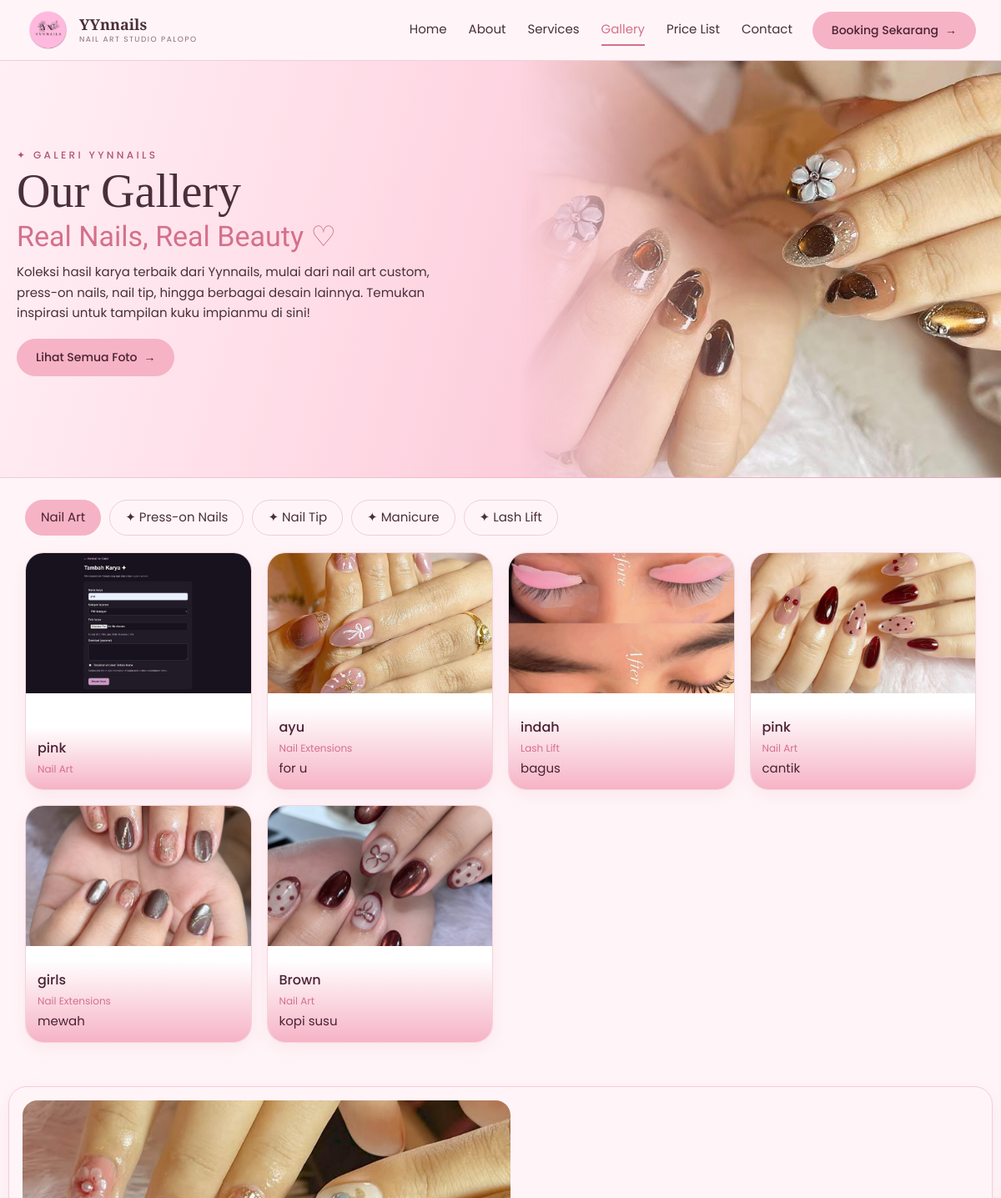
/gallery.php (upper part), run on an earlier commit of the app's database.
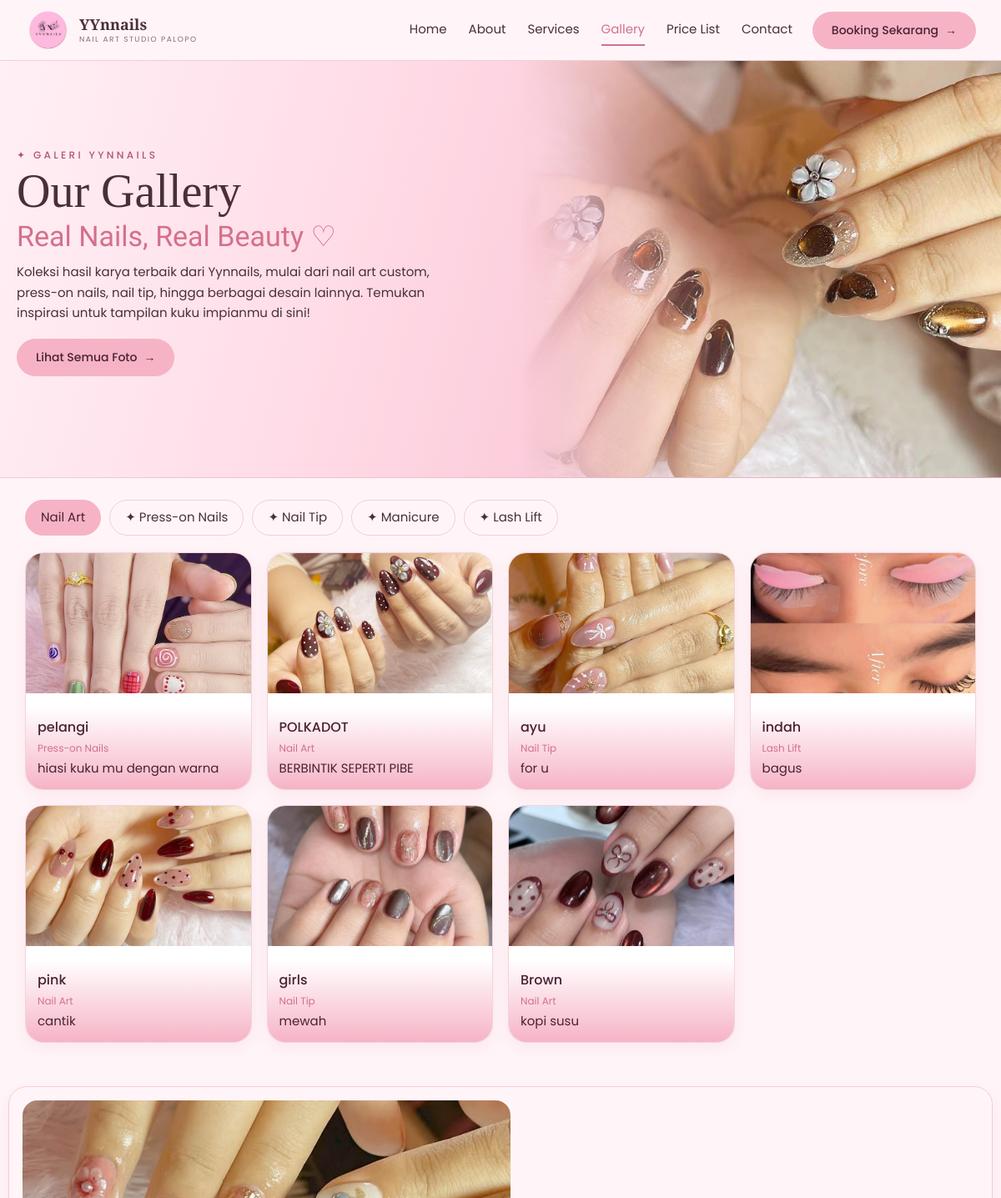
And on a later commit of the database.
### tables this page shows
CREATE TABLE IF NOT EXISTS `galeri` (
  `id_galeri` int unsigned NOT NULL AUTO_INCREMENT,
  `judul` varchar(150) NOT NULL,
  `kategori` varchar(100) NOT NULL,
  `foto` varchar(255) NOT NULL,
  `deskripsi` text,
  `created_at` timestamp NOT NULL DEFAULT CURRENT_TIMESTAMP,
  `karya_terbaik` tinyint(1) NOT NULL DEFAULT '0',
  PRIMARY KEY (`id_galeri`)
);

### gallery.php (called while the page is built)
<?php
require __DIR__ . '/includes/lib.php';
render_page('gallery');

### data/content.php (called while the page is built, shortened)
<?php
$I = 'assets/img/';
$cats = [['Semua'], ['Nail Art','nailart','✦'], ['Press-on Nails','presson','🎀'], ['Nail Tip','tip','🦋'],
         ['Lash Lift','lash','👁'], ['Manicure','mani','🪷'],['Remover Nail Art','remover','♡']];
$catsS = $cats; $catsS[0] = ['Semua Layanan'];
$svc = [
 ['img'=>$I.'nail.jpeg','icon'=>'💅🏻','title'=>'Nail Art','text'=>'Layanan nail art dengan berbagai desain kreatif dan custom sesuai keinginanmu.','label'=>'Mulai dari','price'=>'Rp 50.000','cat'=>'nailart','url'=>'booking.php'],
 ['img'=>$I.'press.jpeg','icon'=>'🎀','title'=>'Press-on Nails','text'=>'Kuku instan dengan desain trendy dan mudah digunakan.','label'=>'Mulai dari','price'=>'Rp 25.000','cat'=>'presson','url'=>'booking.php'],
 ['img'=>$I.'tip.jpeg','icon'=>'🍃','title'=>'Nail Tip','text'=>'Penambahan dan perpanjangan kuku dengan hasil natural dan rapi.','label'=>'Mulai dari','price'=>'Rp 100.000','cat'=>'tip','url'=>'booking.php'],
 ['img'=>$I.'lash.jpeg','icon'=>'👁','title'=>'Lash Lift','text'=>'Perawatan bulu mata agar terlihat lebih lentik dan natural.','label'=>'Mulai dari','price'=>'Rp 45.000','cat'=>'lash','url'=>'booking.php'],
 ['img'=>$I.'manicure.jpg','icon'=>'🪷','title'=>'Manicure','text'=>'Perawatan dasar untuk menjaga kesehatan dan kecantikan kuku.','label'=>'Mulai dari','price'=>'Rp 50.000','cat'=>'mani','url'=>'booking.php'],
 ['img'=>$I.'remov.jpeg','icon'=>'♡','title'=>'Remover Nail Art','text'=>'Layanan penghapusan nail art untuk membantu membersihkan kuku.','label'=>'Mulai dari','price'=>'Rp 3.000','cat'=>'remover','url'=>'booking.php'],
];
$footerCta = ['Booking Sekarang','booking.php'];

### includes/lib.php (the view, shortened to what this page needs)
<?php
$C = require __DIR__ . '/../data/content.php';
function e($s){ return htmlspecialchars((string)$s, ENT_QUOTES, 'UTF-8'); }
function nl($s){ return nl2br(e($s)); }
function g($a, $k, $d = ''){ return $a[$k] ?? $d; }
function u($x){
  global $C; $s = $C['site'];
  $m = [
    '@wa'=>'https://wa.me/'.$s['wa'],
    '@ig'=>$s['ig'],
    '@tt'=>$s['tt'],
    '@fb'=>$s['fb'],
    '@mail'=>'mailto:'.$s['email'],
    '@maps'=>$s['maps'],
    '@contact'=>'?page=contact-detail'
  ];
  return e($m[$x] ?? $x);
}
function img($src, $alt = ''){
  if ($src && is_file(dirname(__DIR__).'/'.$src)) return '<img src="'.e($src).'" alt="'.e($alt).'" loading="lazy">';
  return '<div class="ph"><span>'.e($alt).'</span></div>';
}
function btn($b){ $st = $b[2] ?? 'primary'; return '<a class="btn '.e($st).'" href="'.u($b[1]).'">'.e($b[0]).' <i>→</i></a>'; }
function btns($a){ $o = ''; foreach ($a ?: [] as $b) $o .= btn($b); return $o ? '<div class="btns">'.$o.'</div>' : ''; }
function chips($f){
  $o = '<div class="chips">';
  foreach ($f as $k => $c) $o .= '<button type="button" class="chip'.($k ? '' : ' on').'" data-f="'.($k ? e($c[1]) : '*').'">'.($k ? '<span>'.e($c[2] ?? '✦').'</span> ' : '').e($c[0]).'</button>';
  return $o.'</div>';
}
function logo(){
    return '<a class="logo" href="index.php">'
        . '<img src="assets/img/logo.png" alt="Logo Yynnails" class="logo-img">'
        . '<span class="logo-text">'
        . '<b>YYnnails</b>'
        . '<small>NAIL ART STUDIO PALOPO</small>'
        . '</span>'
        . '</a>';
}
require_once __DIR__ . '/header.php';
require_once __DIR__ . '/footer.php';
function render_page($k){
  global $C; $p = $C['pages'][$k];
  top($p);
  foreach ($p['sections'] as $s) { $f = 's_'.$s['type']; if (function_exists($f)) $f($s); }
  foot();
}
function s_hero($s){
  echo '<section class="hero">';
  echo '<div class="hero-layout">';
  echo '<div class="hero-copy">';
  echo '<p class="eyebrow">✦ '.e(g($s,'eyebrow')).'</p>';
  echo '<h1>'.e($s['title']).'</h1>';
  echo '<p class="script">'.e(g($s,'script')).'</p>';
  echo '<p class="lead">'.nl(g($s,'text')).'</p>';
  echo btns(g($s,'buttons',[]));
  echo '</div>';
  echo '<div class="himg">';
  echo img(g($s,'image'), $s['title']);
  echo '</div>';
  echo '</div></section>';
}
function s_gallery($s){
  require_once __DIR__ . '/../config/database.php';
  $kategoriList = [
    'Nail Art',
    'Press-on Nails',
    'Nail Tip',
    'Manicure',
    'Lash Lift'
  ];
  try {
    $stmt = $pdo->query(
      'SELECT judul, kategori, foto, deskripsi
       FROM galeri
       ORDER BY created_at DESC, id_galeri DESC'
    );
    $karya = $stmt->fetchAll(PDO::FETCH_ASSOC);
  } catch (Throwable $e) {
    error_log('Gagal memuat galeri: ' . $e->getMessage());
    $karya = [];
  }
  echo '<section class="sec" id="semua"><div class="wrap" data-filter-scope>';
  $filter = [];
  foreach ($kategoriList as $kategori) {
    $filter[] = [$kategori, $kategori, '✦'];
  }
  echo chips($filter);
  echo '<div class="grid g4 k-gal">';
  foreach ($karya as $i) {
    $kategori = $i['kategori'] ?? '';
    $foto = $i['foto'] ?? '';
    echo '<article class="card" data-cat="' . e($kategori) . '">';
    echo '<div class="cimg">' . img($foto, $i['judul']) . '</div>';
    echo '<div class="cap"><div>';
    echo '<h3>' . e($i['judul']) . '</h3>';
    echo '<small>' . e($kategori) . '</small>';
    if (!empty($i['deskripsi'])) {
      echo '<p>' . nl($i['deskripsi']) . '</p>';
    }
    echo '</div></div></article>';
  }
  echo '</div></div></section>';
}
function s_detail($s){
  echo '<section class="sec" id="detail"><div class="wrap detail"><div class="slider" data-imgs="'.e(json_encode($s['images'])).'">'.img($s['images'][0], $s['title'])
     . '<button type="button" class="prev">‹</button><button type="button" class="next">›</button><span class="cnt">1 / '.count($s['images']).'</span></div>'
     . '<div><p class="eyebrow">'.e($s['eyebrow']).'</p><h2>'.e($s['title']).'</h2><p>'.nl($s['text']).'</p><div class="tags">';
  echo '</div><div class="share"><span>Share:</span>';
  echo '</div></div></div></section>';
}

### includes/header.php
<?php
require_once __DIR__ . '/navbar.php';
function top($p){
  global $C;
  echo '<!doctype html><html lang="id"><head><meta charset="utf-8"><meta name="viewport" content="width=device-width,initial-scale=1">'
     . '<title>'.e($p['title']).' – '.e($C['site']['name']).'</title>'
     . '<link rel="preconnect" href="https://fonts.googleapis.com"><link rel="preconnect" href="https://fonts.gstatic.com" crossorigin>'
     . '<link href="https://fonts.googleapis.com/css2?family=Great+Vibes&family=Playfair+Display:wght@400;500;600&family=Poppins:wght@300;400;500;600&display=swap" rel="stylesheet">'
. '<link rel="stylesheet" href="https://cdnjs.cloudflare.com/ajax/libs/font-awesome/6.7.2/css/all.min.css">'
. '<link rel="stylesheet" href="assets/css/style.css"></head><body data-wa="'.e($C['site']['wa']).'">'
     . '<header class="top"><div class="wrap nav">'.logo().'<button class="burger" aria-label="Menu">☰</button><nav>';
  navbar();
  echo '</nav>'.btn($C['cta_nav']).'</div></header><main>';
}

### includes/navbar.php
<?php
function navbar(){
  global $C;
  $cur = basename($_SERVER['SCRIPT_NAME']);
  $pageKey = pathinfo($cur, PATHINFO_FILENAME);
foreach ($C['nav'] as $n) {
  $navKey = $n[0] === 'Price List'
    ? 'pricelist'
    : strtolower($n[0]);
  $isActive = ($pageKey === 'index' && $navKey === 'home')
    || ($pageKey === $navKey);
  echo '<a href="'.e($n[1]).'" data-nav="'.e($navKey).'"'
    .($isActive ? ' class="on"' : '')
    .'>'.e($n[0]).'</a>';
}
}

### includes/footer.php (shortened to what this page needs)
<?php
function foot(){
  global $C; $s = $C['site'];
  echo '</main><footer><div class="wrap foot">'.logo().'<p>'.e($s['footer_text']).'</p>'.socials().'<nav class="fnav">';
  echo '</nav></div><div class="wrap copy"><span>'.e($s['copyright']).'</span><span>'.e($s['footer_note']).'</span></div></footer>'
     . '<script src="assets/js/app.js"></script></body></html>';
}

What changed in the data, as far as the page shows it:
removed galeri: foto (picture), judul "pink", kategori "Nail Art"
added galeri: c "✦", kategori "Press-on Nails", foto (picture), judul "pelangi", deskripsi "hiasi kuku mu dengan warna"
added galeri: foto (picture), judul "POLKADOT", kategori "Nail Art", deskripsi "BERBINTIK SEPERTI PIBE"
changed galeri "ayu": kategori "Nail Extensions" → "Nail Tip"
changed galeri "girls": kategori "Nail Extensions" → "Nail Tip"
Also different on the page:
list line gone: "✦ Press-on Nails"
